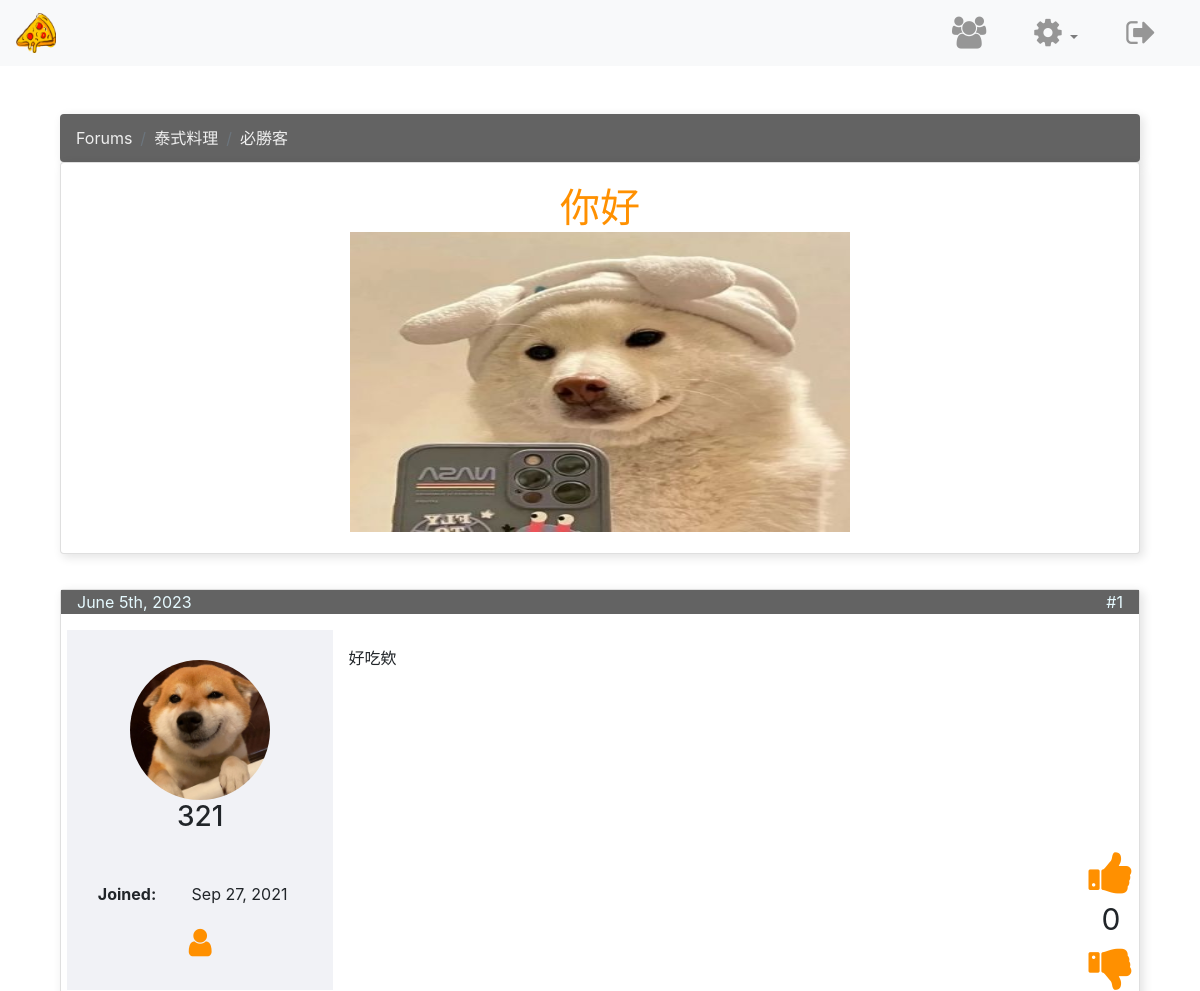
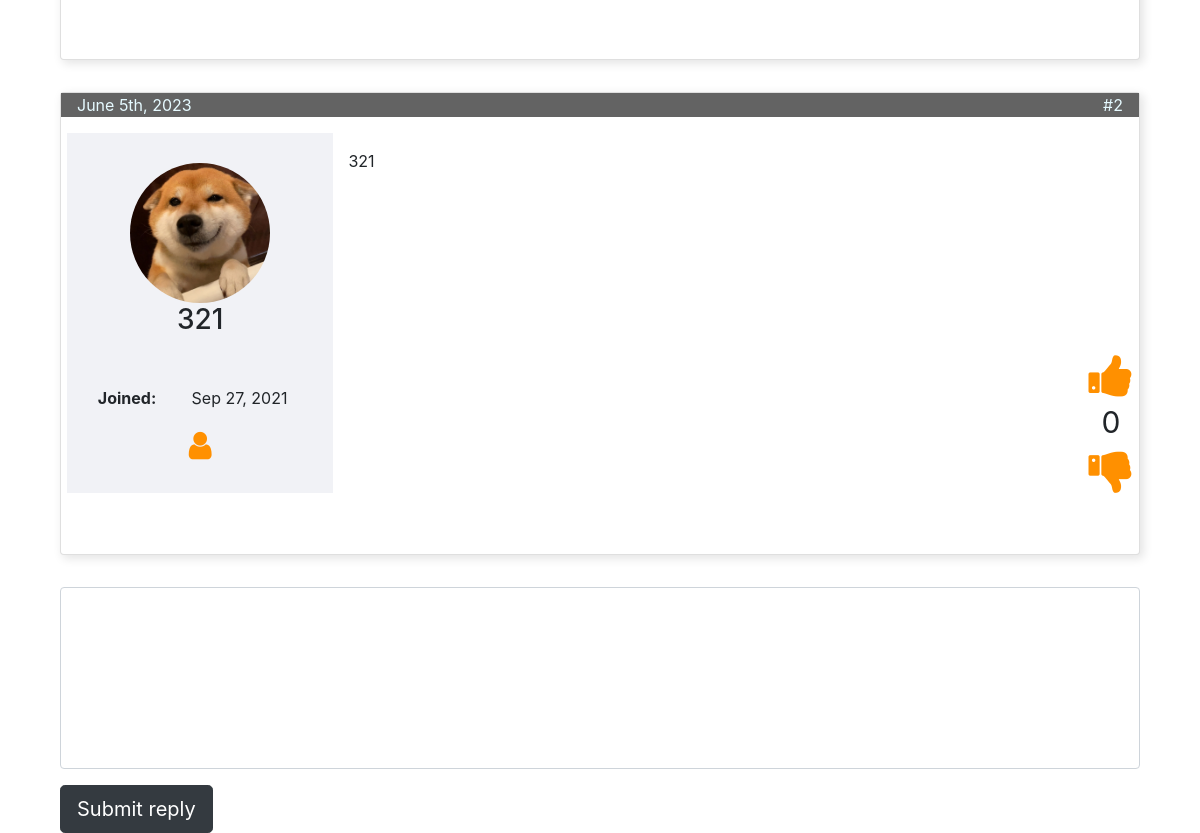
Page /posts.php?topic=69 (signed in) on the committed database (2 pictures, top to bottom).
### tables this page shows
CREATE TABLE IF NOT EXISTS `topics` (
  `topic_id` int NOT NULL AUTO_INCREMENT,
  `topic_subject` varchar(255) NOT NULL,
  `topic_date` datetime NOT NULL,
  `topic_cat` int NOT NULL,
  `topic_by` int NOT NULL,
  `topic_img` varchar(500) DEFAULT NULL,
  `topic_res` varchar(100) NOT NULL,
  PRIMARY KEY (`topic_id`),
  KEY `topic_cat` (`topic_cat`),
  KEY `topic_by` (`topic_by`)
);

CREATE TABLE IF NOT EXISTS `categories` (
  `cat_id` int NOT NULL AUTO_INCREMENT,
  `cat_name` varchar(255) NOT NULL,
  `cat_description` varchar(255) NOT NULL,
  PRIMARY KEY (`cat_id`),
  UNIQUE KEY `cat_name_unique` (`cat_name`)
);

CREATE TABLE IF NOT EXISTS `restaurants` (
  `res_id` int NOT NULL AUTO_INCREMENT,
  `res_name` varchar(100) DEFAULT NULL,
  PRIMARY KEY (`res_id`)
);

CREATE TABLE IF NOT EXISTS `posts` (
  `post_id` int NOT NULL AUTO_INCREMENT,
  `post_content` text NOT NULL,
  `post_date` datetime NOT NULL,
  `post_topic` int NOT NULL,
  `post_by` int NOT NULL,
  `post_votes` int NOT NULL DEFAULT '0',
  PRIMARY KEY (`post_id`),
  KEY `post_topic` (`post_topic`),
  KEY `post_by` (`post_by`)
);

CREATE TABLE IF NOT EXISTS `users` (
  `idUsers` int NOT NULL AUTO_INCREMENT,
  `userLevel` int NOT NULL DEFAULT '0',
  `name` varchar(50) NOT NULL,
  `uidUsers` tinytext NOT NULL,
  `emailUsers` tinytext NOT NULL,
  `pwdUsers` longtext NOT NULL,
  `gender` char(1) NOT NULL,
  `headline` varchar(500) DEFAULT NULL,
  `bio` varchar(4000) DEFAULT NULL,
  `userImg` varchar(500) DEFAULT 'default.png',
  PRIMARY KEY (`idUsers`)
);

### posts.php (the view, shortened to what this page needs)
<?php
require 'includes/dbh.inc.php';
if (isset($_GET['topic'])) {
    $topic = $_GET['topic'];
} else {
    header("Location: index.php");
    exit();
}
include 'includes/HTML-head.php';
?>
<link href="css/forum-styles.css" rel="stylesheet">
</head>
<body>
<?php
include 'includes/navbar.php';
$sql = "SELECT topics.*, categories.*, restaurants.*, topics.topic_img AS topic_image
        FROM topics
        INNER JOIN categories ON topics.topic_cat = categories.cat_id
        INNER JOIN restaurants ON topics.topic_res = restaurants.res_id
        WHERE topics.topic_id = ?";
$stmt = mysqli_stmt_init($conn);
if (!mysqli_stmt_prepare($stmt, $sql)) {
    die('SQL error');
} else {
    mysqli_stmt_bind_param($stmt, "s", $topic);
    mysqli_stmt_execute($stmt);
    $result = mysqli_stmt_get_result($stmt);
    if (!($forum = mysqli_fetch_assoc($result))) {
        die('SQL error');
    }
}
?>
<br><br>
<div class="container">
    <div class="col-sm-12">
        <nav aria-label="breadcrumb">
            <ol class="breadcrumb">
                <li class="breadcrumb-item"><a href="#">Forums</a></li>
                <li class="breadcrumb-item"><a href="#"><?php echo ucwords($forum['cat_name']); ?></a></li>
                <li class="breadcrumb-item"><a href="#"><?php echo ucwords($forum['res_name']); ?></a></li>
            </ol>
        </nav>
        <div class="card post-header text-center">
            <h1><?php echo ucwords($forum['topic_subject']); ?></h1>
            <?php
            if (!empty($forum['topic_img'])) {
                echo '<img src="' . $forum['topic_img'] . '" alt="Topic Image"style="width: 500px; height: 300px; margin: 0 auto;">';
            }
            ?>
        </div>
    </div>
    <div class="col-sm-12">
        <?php
        $sql = "SELECT * FROM posts p, users u "
            . "WHERE p.post_topic=? AND p.post_by=u.idUsers "
            . "ORDER BY p.post_id";
        $stmt = mysqli_stmt_init($conn);
        if (!mysqli_stmt_prepare($stmt, $sql)) {
            die('SQL error');
        } else {
            mysqli_stmt_bind_param($stmt, "s", $topic);
            mysqli_stmt_execute($stmt);
            $result = mysqli_stmt_get_result($stmt);
            $i = 1;
            while ($row = mysqli_fetch_assoc($result)) {
                $voted_u = false;
                $voted_d = false;
                $sql = "SELECT votePost, voteBy, vote FROM postvotes "
                    . "WHERE votePost=? AND voteBy=? AND vote=1";
                $stmt = mysqli_stmt_init($conn);
                if (!mysqli_stmt_prepare($stmt, $sql)) {
                    die('SQL error');
                } else {
                    mysqli_stmt_bind_param($stmt, "ss", $row['post_id'], $_SESSION['userId']);
                    mysqli_stmt_execute($stmt);
                    mysqli_stmt_store_result($stmt);
                    $resultCheck = mysqli_stmt_num_rows($stmt);
                    if ($resultCheck == 0) {
                        $voted_u = true;
                    }
                }
                $sql = "SELECT votePost, voteBy, vote FROM postvotes "
                    . "WHERE votePost=? AND voteBy=? AND vote=-1";
                $stmt = mysqli_stmt_init($conn);
                if (!mysqli_stmt_prepare($stmt, $sql)) {
                    die('SQL error');
                } else {
                    mysqli_stmt_bind_param($stmt, "ss", $row['post_id'], $_SESSION['userId']);
                    mysqli_stmt_execute($stmt);
                    mysqli_stmt_store_result($stmt);
                    $resultCheck = mysqli_stmt_num_rows($stmt);
                    if ($resultCheck == 0) {
                        $voted_d = true;
                    }
                }
                echo '<div class="card post">
                        <span class="date">' . date("F jS, Y", strtotime($row['post_date'])) . '<span class="span-post-no">#' . $i . '</span> </span>
                        <div class="row">
                            <div class="col-sm-3 user">
                                <div class="text-center">
                                <img src="uploads/'.$row['userImg'].'" class="img-fluid center-block user-img">
                                    <h3>' . $row['uidUsers'] . '</h3>
                                    <small class="text-muted">' . $row['headline'] . '</small><br><br>
                                    <table style="width:100%">
                                        <tr>
                                            <th>Joined:</th>
                                            <td>Sep 27, 2021</td>
                                        </tr>
                                    </table>
                                    <a href="profile.php?id=' . $row['idUsers'] . '">
                                        <i class="fa fa-user fa-2x" aria-hidden="true"></i></a>
                                </div>
                            </div>
                            <div class="col-sm-9 post-content">
                                <p>' . $row['post_content'] . '</p>
                                <div class="vote text-center">';
                    if ($voted_u)
                    {
                        echo "<a href='includes/post-vote.inc.php?topic=".$topic."&post=".$row['post_id']."&vote=1' >";
                    }
                    echo '<i class="fa fa-thumbs-up fa-3x" aria-hidden="true"></i></a>';
                    echo '<br><span class="vote-count">'.$row['post_votes'].'</span><br>';
                    if ($voted_d)
                    {
                        echo "<a href='includes/post-vote.inc.php?topic=".$topic."&post=".$row['post_id']."&vote=-1' >";
                    }
                    echo '<i class="fa fa-thumbs-down fa-3x" aria-hidden="true"></i></a>';
                echo '</div>
                            </div>
                        </div>
                    </div>';
                $i++;
            }
        }
        ?>
    </div>
    <div class="col-sm-12">
        <form method="post" action="">
            <fieldset>
                <div class="form-group">
                    <textarea name="reply-content" class="form-control" id="reply-form" rows="7"></textarea>
                </div>
                <input type="submit" value="Submit reply" class="btn btn-lg btn-dark" name="submit-reply">
            </fieldset>
        </form>
    </div>
</div>
</body>
</html>

### css/styles.css (style rules this page uses)
html, body { height: 100%; }
textarea { resize: none; }
img { max-width: 100%; }
a { text-decoration: none }
h1 { color: #ff9000; }
.card { background: #fff; box-shadow: 0 3px 10px rgba(0, 0, 0, 0.1); }
* { word-wrap: break-word; overflow-wrap: break-word; }
h1, h2, h3, h4, h5, h6, p, a, ul, span, li, img, inpot, button { margin: 0; padding: 0; }

### css/forum-styles.css (style rules this page uses)
.card { padding: 1.3rem; position: relative; display: -ms-flexbox; display: flex; -ms-flex-direction: column; flex-direction: column; min-width: 100px; word-wrap: break-word; background-color: #fff; background-clip: border-box; border: 1px solid rgba(0, 0, 0, .125); border-radius: .25rem; box-shadow: 3px 3px 10px 1px rgba(0, 0, 0, 0.1); }
.post-header { margin-bottom: 2.2rem; margin-top: -1rem; }
.post-content { padding-top: 1rem; padding-bottom: 1.5rem; }
.date { margin: -1.3rem; background: #636363; color: #e6faff; margin-bottom: 1rem; padding-left: 1rem; }
.span-post-no { text-align: right; margin-right: 1rem; float: right; }
.post { margin-bottom: 2rem; }
a { color: #ececec; text-decoration: none; }
table { margin-bottom: 1.2rem; }
th { text-align: left; }
.user { background: #8386af1c; padding: 30px; margin-bottom: 40px; }
li a { color: #efefef; }
.breadcrumb { background-color: #636363; box-shadow: 3px 3px 10px 1px rgba(0, 0, 0, 0.1); }
.user-img { width: 140px; height: 140px; object-fit: cover; border-radius: 50%; }
.vote { position:absolute; right: 0; bottom: 40px; }
.vote-count { font-size: 30px; }
a .fa { color: #ff9000; }
.fa { color: grey; }

### rows in the picture
topics: topic_cat.cat_name "泰式料理", restaurants.res_name "必勝客", topic_subject "你好", topic_img (picture)
posts: post_date "June 5th, 2023", post_by.userImg (picture), post_by.uidUsers "321", post_content "好吃欸", post_votes "0"
posts: post_date "June 5th, 2023", post_by.userImg (picture), post_by.uidUsers "321", post_content "321", post_votes "0"
